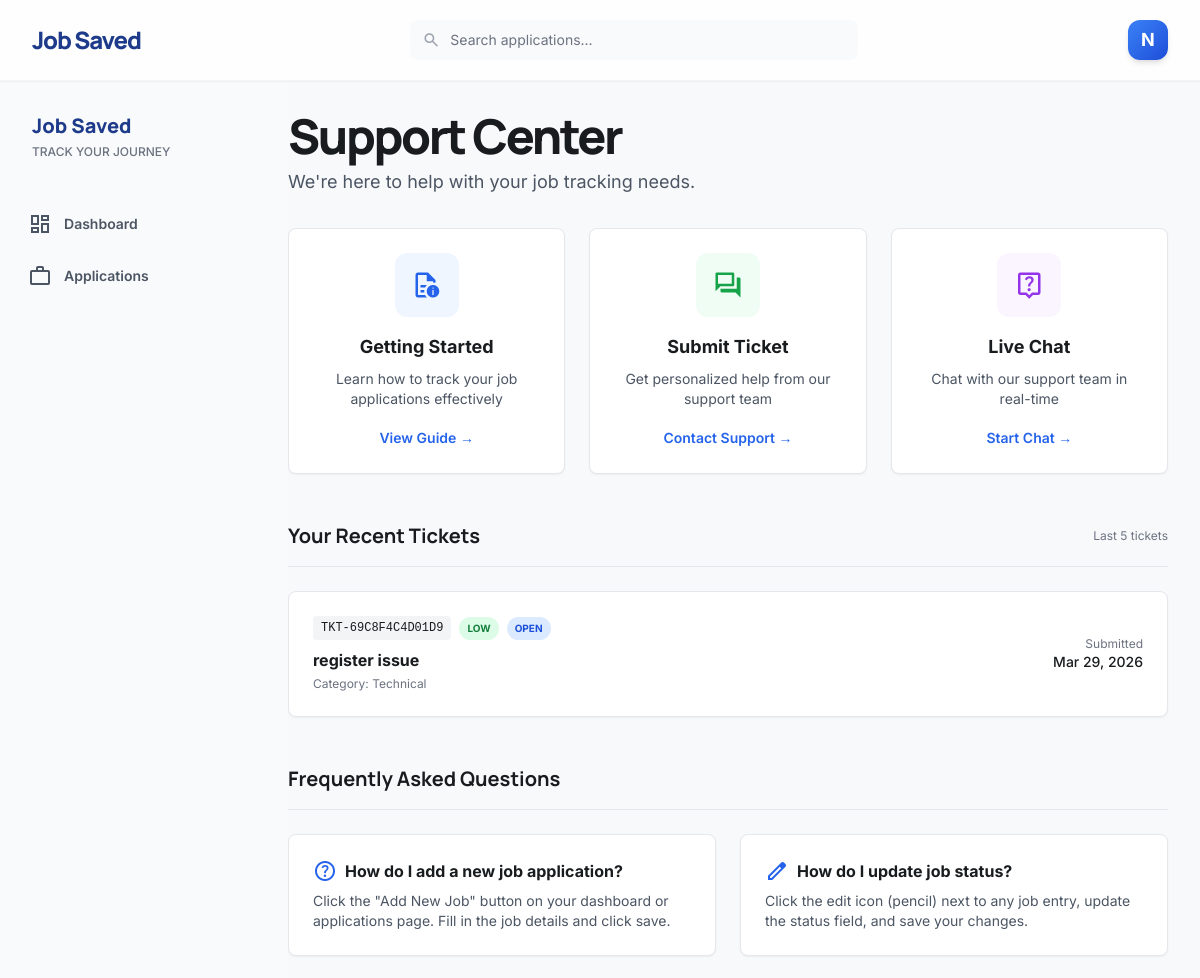
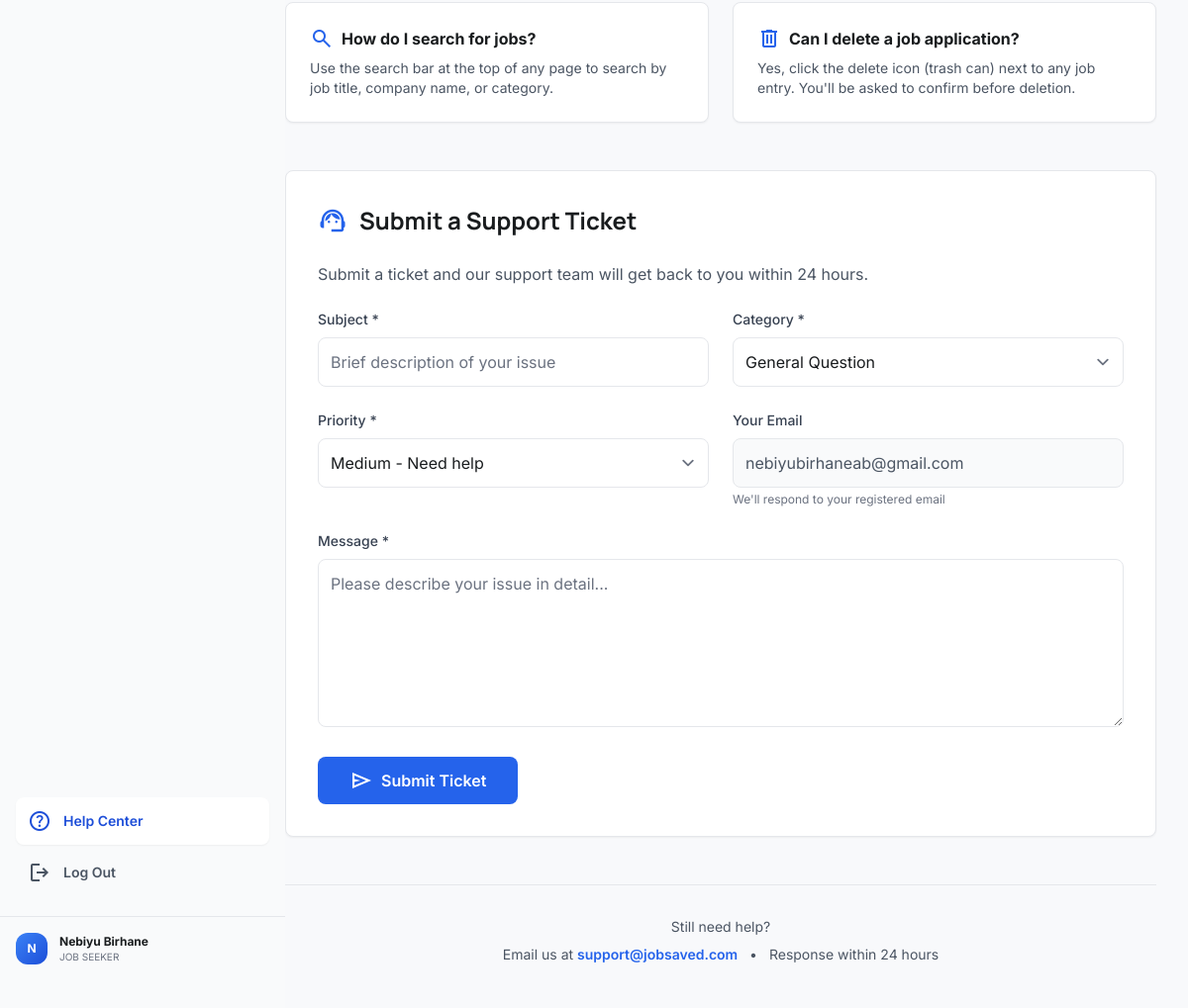
Page /support.php (signed in) on the committed database (2 pictures, top to bottom).
### tables this page shows
CREATE TABLE `users` (
  `id` int(11) NOT NULL,
  `name` varchar(100) DEFAULT NULL,
  `email` varchar(100) DEFAULT NULL,
  `password` varchar(255) DEFAULT NULL,
  `reset_token` varchar(100) DEFAULT NULL,
  `reset_expiry` datetime DEFAULT NULL
);

CREATE TABLE `support_tickets` (
  `id` int(11) NOT NULL,
  `user_id` int(11) NOT NULL,
  `ticket_number` varchar(20) DEFAULT NULL,
  `subject` varchar(255) NOT NULL,
  `category` varchar(50) NOT NULL,
  `message` text NOT NULL,
  `priority` varchar(20) NOT NULL,
  `status` varchar(20) DEFAULT 'open',
  `admin_reply` text DEFAULT NULL,
  `created_at` timestamp NOT NULL DEFAULT current_timestamp(),
  `updated_at` timestamp NOT NULL DEFAULT current_timestamp() ON UPDATE current_timestamp()
);

### support.php (the view, shortened to what this page needs)
<?php
$user_id = $_SESSION['user_id'];
$conn = new mysqli("localhost", "root", "", "job_tracker");
$conn->set_charset("utf8mb4");
$user_name = "User";
$user_email = "";
$stmt = $conn->prepare("SELECT name, email FROM users WHERE id = ?");
if ($stmt) {
    $stmt->bind_param("i", $user_id);
    $stmt->execute();
    $result = $stmt->get_result();
    if ($row = $result->fetch_assoc()) {
        $user_name = $row['name'];
        $user_email = $row['email'];
    }
}
$recent_tickets = [];
$stmt = $conn->prepare("SELECT ticket_number, subject, category, priority, status, created_at FROM support_tickets WHERE user_id = ? ORDER BY created_at DESC LIMIT 5");
if ($stmt) {
    $stmt->bind_param("i", $user_id);
    $stmt->execute();
    $result = $stmt->get_result();
    while ($row = $result->fetch_assoc()) {
        $recent_tickets[] = $row;
    }
}
?>
<!DOCTYPE html>
<html class="light" lang="en">
<head>
<script src="https://cdn.tailwindcss.com?plugins=forms,container-queries"></script>
</head>
<body class="bg-background font-body text-on-surface antialiased">
<header class="fixed top-0 w-full z-50 bg-white/80 backdrop-blur-xl shadow-sm">
    <div class="flex items-center justify-between px-8 h-20 max-w-[1440px] mx-auto">
        <div class="text-2xl font-black text-blue-900 tracking-tighter font-headline">Job Saved</div>
        <div class="hidden md:flex flex-1 max-w-md mx-8">
            <form method="GET" action="index.php" class="relative w-full">
                <span class="material-symbols-outlined absolute left-3 top-1/2 -translate-y-1/2 text-gray-400 text-lg">search</span>
                <input type="text" name="search" class="w-full bg-gray-50 border-none rounded-xl py-2.5 pl-10 pr-4 text-sm focus:ring-2 focus:ring-blue-500/20 outline-none" placeholder="Search applications..."/>
            </form>
        </div>
        <div class="flex items-center gap-4">
            <div class="w-10 h-10 rounded-full bg-gradient-to-br from-blue-500 to-blue-700 flex items-center justify-center text-white font-bold text-lg shadow-md">
                <?php echo strtoupper(substr($user_name, 0, 1)); ?>
            </div>
        </div>
    </div>
    <div class="bg-gray-100 h-px w-full"></div>
</header>
<aside class="h-screen w-72 flex flex-col fixed left-0 top-0 bg-gray-50 py-8 gap-2 z-40 hidden md:flex pt-28">
    <div class="px-8 mb-8">
        <h2 class="text-xl font-extrabold text-blue-900 font-headline">Job Saved</h2>
        <p class="text-xs text-gray-500 font-medium uppercase mt-1">Track Your Journey</p>
    </div>
    <nav class="flex flex-col gap-1 flex-1">
        <a class="text-gray-600 p-3 mx-4 hover:text-blue-600 hover:bg-blue-50/50 transition-all flex items-center gap-3 font-semibold text-sm" href="dashboard.php">
            <span class="material-symbols-outlined">dashboard</span>
            <span>Dashboard</span>
        </a>
        <a class="text-gray-600 p-3 mx-4 hover:text-blue-600 hover:bg-blue-50/50 transition-all flex items-center gap-3 font-semibold text-sm" href="index.php">
            <span class="material-symbols-outlined">work</span>
            <span>Applications</span>
        </a>
    </nav>
    <div class="flex flex-col gap-1">
        <a class="bg-white text-blue-700 shadow-sm rounded-lg p-3 mx-4 flex items-center gap-3 font-semibold text-sm" href="support.php">
            <span class="material-symbols-outlined">help</span>
            <span>Help Center</span>
        </a>
        <a class="text-gray-600 p-3 mx-4 hover:text-red-600 transition-all flex items-center gap-3 font-semibold text-sm" href="logout.php">
            <span class="material-symbols-outlined">logout</span>
            <span>Log Out</span>
        </a>
        <div class="flex items-center gap-3 px-4 py-4 mt-4 border-t border-gray-200">
            <div class="w-8 h-8 rounded-full bg-gradient-to-br from-blue-500 to-blue-700 flex items-center justify-center text-white font-bold text-xs">
                <?php echo strtoupper(substr($user_name, 0, 1)); ?>
            </div>
            <div>
                <p class="text-xs font-bold truncate"><?php echo htmlspecialchars($user_name); ?></p>
                <p class="text-[10px] text-gray-500 uppercase">Job Seeker</p>
            </div>
        </div>
    </div>
</aside>
<main class="md:pl-72 pt-28 pb-12 px-8 min-h-screen">
    <div class="max-w-6xl mx-auto">
        <header class="mb-8">
            <h1 class="text-5xl font-black font-headline tracking-tighter mb-2">Support Center</h1>
            <p class="text-lg text-gray-600">We're here to help with your job tracking needs.</p>
        </header>
        <div class="grid grid-cols-1 md:grid-cols-3 gap-6 mb-12">
            <div class="bg-white p-6 rounded-xl shadow-sm border text-center hover:shadow-md transition-shadow">
                <div class="w-16 h-16 bg-blue-50 rounded-full flex items-center justify-center mx-auto mb-4">
                    <span class="material-symbols-outlined text-3xl text-blue-600">quick_reference</span>
                </div>
                <h3 class="font-bold text-lg mb-2">Getting Started</h3>
                <p class="text-sm text-gray-600 mb-4">Learn how to track your job applications effectively</p>
                <button onclick="document.getElementById('faqSection').scrollIntoView({behavior: 'smooth'})" class="text-blue-600 text-sm font-semibold hover:underline">View Guide →</button>
            </div>
            <div class="bg-white p-6 rounded-xl shadow-sm border text-center hover:shadow-md transition-shadow">
                <div class="w-16 h-16 bg-green-50 rounded-full flex items-center justify-center mx-auto mb-4">
                    <span class="material-symbols-outlined text-3xl text-green-600">forum</span>
                </div>
                <h3 class="font-bold text-lg mb-2">Submit Ticket</h3>
                <p class="text-sm text-gray-600 mb-4">Get personalized help from our support team</p>
                <button onclick="document.getElementById('ticketForm').scrollIntoView({behavior: 'smooth'})" class="text-blue-600 text-sm font-semibold hover:underline">Contact Support →</button>
            </div>
            <div class="bg-white p-6 rounded-xl shadow-sm border text-center hover:shadow-md transition-shadow">
                <div class="w-16 h-16 bg-purple-50 rounded-full flex items-center justify-center mx-auto mb-4">
                    <span class="material-symbols-outlined text-3xl text-purple-600">live_help</span>
                </div>
                <h3 class="font-bold text-lg mb-2">Live Chat</h3>
                <p class="text-sm text-gray-600 mb-4">Chat with our support team in real-time</p>
                <button onclick="alert('Live chat is currently offline. Please submit a ticket for support.')" class="text-blue-600 text-sm font-semibold hover:underline">Start Chat →</button>
            </div>
        </div>
        <?php if (count($recent_tickets) > 0): ?>
        <div class="mb-12">
            <div class="flex justify-between items-center border-b pb-4 mb-6">
                <h3 class="text-xl font-bold font-headline">Your Recent Tickets</h3>
                <span class="text-xs text-gray-500">Last 5 tickets</span>
            </div>
            <div class="space-y-4">
                <?php foreach($recent_tickets as $ticket): ?>
                <div class="bg-white p-6 rounded-xl shadow-sm border">
                    <div class="flex flex-col md:flex-row md:items-center justify-between gap-4">
                        <div>
                            <div class="flex flex-wrap items-center gap-2 mb-2">
                                <span class="text-xs font-mono bg-gray-100 px-2 py-1 rounded"><?php echo htmlspecialchars($ticket['ticket_number']); ?></span>
                                <span class="px-2 py-1 rounded-full text-[10px] font-bold uppercase
                                    <?php echo match($ticket['priority']) {
                                        'high' => 'bg-red-100 text-red-700',
                                        'medium' => 'bg-yellow-100 text-yellow-700',
                                        'low' => 'bg-green-100 text-green-700',
                                        default => 'bg-gray-100 text-gray-700',
                                    }; ?>">
                                    <?php echo ucfirst($ticket['priority']); ?>
                                </span>
                                <span class="px-2 py-1 rounded-full text-[10px] font-bold uppercase
                                    <?php echo match($ticket['status']) {
                                        'open' => 'bg-blue-100 text-blue-700',
                                        'in_progress' => 'bg-yellow-100 text-yellow-700',
                                        'resolved' => 'bg-green-100 text-green-700',
                                        default => 'bg-gray-100 text-gray-700',
                                    }; ?>">
                                    <?php echo ucfirst($ticket['status']); ?>
                                </span>
                            </div>
                            <h4 class="font-bold"><?php echo htmlspecialchars($ticket['subject']); ?></h4>
                            <p class="text-xs text-gray-500 mt-1">Category: <?php echo ucfirst(htmlspecialchars($ticket['category'])); ?></p>
                        </div>
                        <div class="text-right">
                            <p class="text-xs text-gray-500">Submitted</p>
                            <p class="text-sm font-medium"><?php echo date('M d, Y', strtotime($ticket['created_at'])); ?></p>
                        </div>
                    </div>
                </div>
                <?php endforeach; ?>
            </div>
        </div>
        <?php endif; ?>
        <div id="faqSection" class="mb-12">
            <div class="border-b pb-4 mb-6">
                <h3 class="text-xl font-bold font-headline">Frequently Asked Questions</h3>
            </div>
            <div class="grid grid-cols-1 md:grid-cols-2 gap-6">
                <div class="bg-white p-6 rounded-xl shadow-sm border">
                    <h4 class="font-bold mb-2 flex items-center gap-2">
                        <span class="material-symbols-outlined text-blue-600">help</span>
                        How do I add a new job application?
                    </h4>
                    <p class="text-gray-600 text-sm">Click the "Add New Job" button on your dashboard or applications page. Fill in the job details and click save.</p>
                </div>
                <div class="bg-white p-6 rounded-xl shadow-sm border">
                    <h4 class="font-bold mb-2 flex items-center gap-2">
                        <span class="material-symbols-outlined text-blue-600">edit</span>
                        How do I update job status?
                    </h4>
                    <p class="text-gray-600 text-sm">Click the edit icon (pencil) next to any job entry, update the status field, and save your changes.</p>
                </div>
                <div class="bg-white p-6 rounded-xl shadow-sm border">
                    <h4 class="font-bold mb-2 flex items-center gap-2">
                        <span class="material-symbols-outlined text-blue-600">search</span>
                        How do I search for jobs?
                    </h4>
                    <p class="text-gray-600 text-sm">Use the search bar at the top of any page to search by job title, company name, or category.</p>
                </div>
                <div class="bg-white p-6 rounded-xl shadow-sm border">
                    <h4 class="font-bold mb-2 flex items-center gap-2">
                        <span class="material-symbols-outlined text-blue-600">delete</span>
                        Can I delete a job application?
                    </h4>
                    <p class="text-gray-600 text-sm">Yes, click the delete icon (trash can) next to any job entry. You'll be asked to confirm before deletion.</p>
                </div>
            </div>
        </div>
        <div id="ticketForm" class="bg-white rounded-xl shadow-sm border p-8">
            <div class="flex items-center gap-3 mb-6">
                <span class="material-symbols-outlined text-3xl text-blue-600">support_agent</span>
                <h3 class="text-2xl font-bold font-headline">Submit a Support Ticket</h3>
            </div>
            <p class="text-gray-600 mb-6">Submit a ticket and our support team will get back to you within 24 hours.</p>
            <form method="POST" class="space-y-6">
                <div class="grid grid-cols-1 md:grid-cols-2 gap-6">
                    <div>
                        <label class="block text-sm font-medium text-gray-700 mb-2">Subject *</label>
                        <input type="text" name="subject" required value="<?php echo htmlspecialchars($_POST['subject'] ?? ''); ?>"
                               class="w-full p-3 border border-gray-200 rounded-lg focus:ring-2 focus:ring-blue-500 focus:border-transparent outline-none"
                               placeholder="Brief description of your issue">
                    </div>
                    <div>
                        <label class="block text-sm font-medium text-gray-700 mb-2">Category *</label>
                        <select name="category" required class="w-full p-3 border border-gray-200 rounded-lg focus:ring-2 focus:ring-blue-500 outline-none">
                            <option value="general">General Question</option>
                        </select>
                    </div>
                </div>
                <div class="grid grid-cols-1 md:grid-cols-2 gap-6">
                    <div>
                        <label class="block text-sm font-medium text-gray-700 mb-2">Priority *</label>
                        <select name="priority" required class="w-full p-3 border border-gray-200 rounded-lg focus:ring-2 focus:ring-blue-500 outline-none">
                            <option value="medium" selected>Medium - Need help</option>
                        </select>
                    </div>
                    <div>
                        <label class="block text-sm font-medium text-gray-700 mb-2">Your Email</label>
                        <input type="email" value="<?php echo htmlspecialchars($user_email); ?>" disabled
                               class="w-full p-3 bg-gray-50 border border-gray-200 rounded-lg text-gray-600">
                        <p class="text-xs text-gray-500 mt-1">We'll respond to your registered email</p>
                    </div>
                </div>
                <div>
                    <label class="block text-sm font-medium text-gray-700 mb-2">Message *</label>
                    <textarea name="message" required rows="6"
                              class="w-full p-3 border border-gray-200 rounded-lg focus:ring-2 focus:ring-blue-500 outline-none"
                              placeholder="Please describe your issue in detail..."><?php echo htmlspecialchars($_POST['message'] ?? ''); ?></textarea>
                </div>
                <button type="submit" name="submit_ticket" class="px-8 py-3 bg-blue-600 text-white font-semibold rounded-lg hover:bg-blue-700 transition-all flex items-center gap-2">
                    <span class="material-symbols-outlined">send</span>
                    Submit Ticket
                </button>
            </form>
        </div>
        <div class="mt-12 text-center pt-8 border-t">
            <p class="text-gray-600 text-sm mb-2">Still need help?</p>
            <p class="text-gray-600 text-sm">
                Email us at <a href="mailto:support@jobsaved.com" class="text-blue-600 font-semibold hover:underline">support@jobsaved.com</a>
                <span class="mx-2">•</span>
                Response within 24 hours
            </p>
        </div>
    </div>
</main>
</body>
</html>

### rows in the picture
users: name "N", name "Nebiyu Birhane", email "nebiyubirhaneab@gmail.com"
support_tickets: ticket_number "TKT-69C8F4C4D01D9", priority "LOW", status "OPEN", subject "register issue", category "Technical", created_at "Mar 29, 2026"
